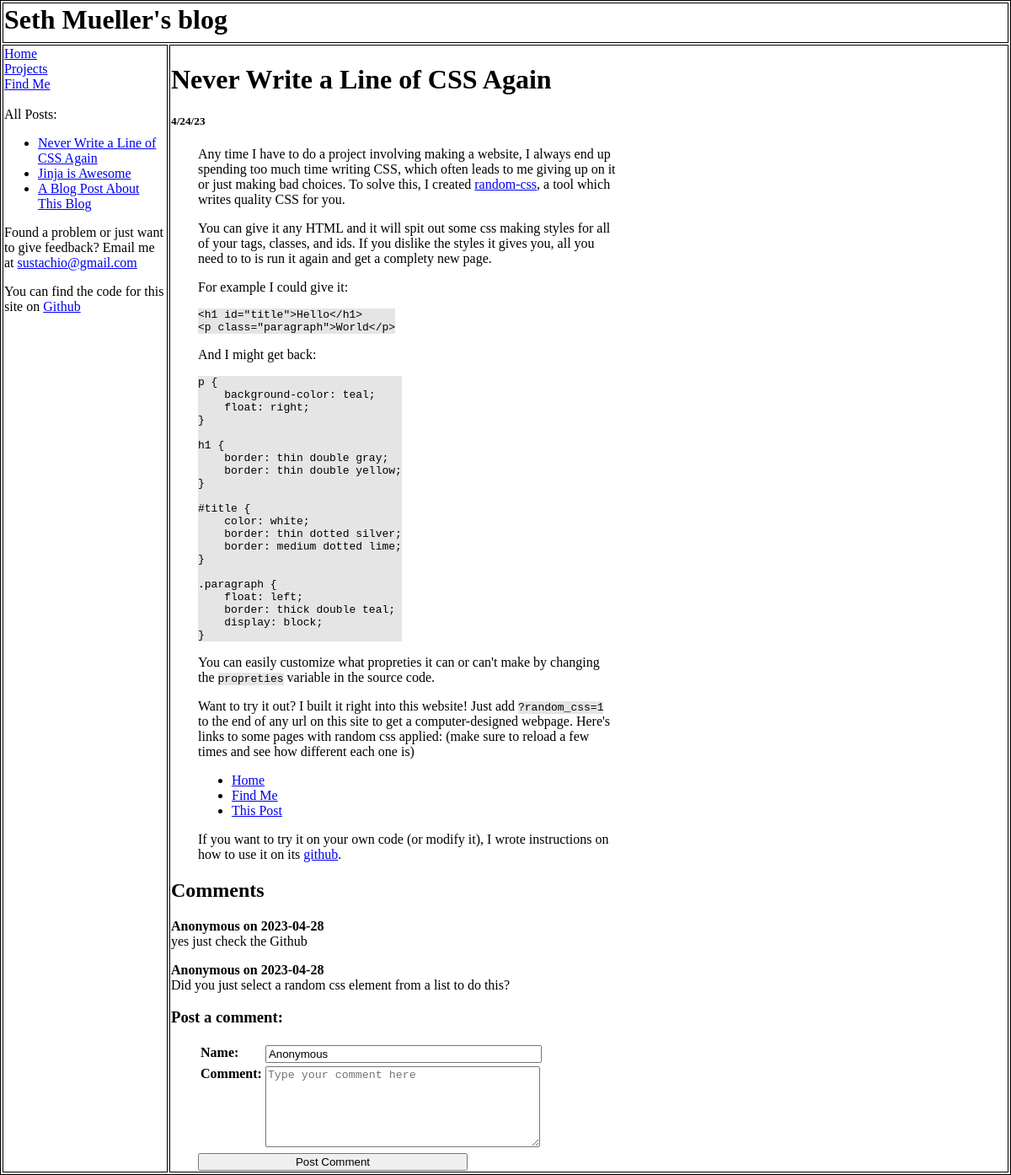
/post/never-write-a-line-of-css-again, run on the app's committed database.
### tables this page shows
CREATE TABLE posts (
            post_id text PRIMARY KEY NOT NULL,
            title text,
            type text,
            posted_on date,
            content text
        );

CREATE TABLE comments (
            comment_id integer PRIMARY KEY AUTOINCREMENT NOT NULL,
            post_id text,
            user_name text,
            posted_on date,
            content text
        );

### main.py (the view)
@app.route("/post/<post_id>")
def post(post_id):
    post = db.get_post(post_id)
    if post == "error":
        return redirect(url_for("page_not_found"))
    return page_wrapper(
        render_template(
            "post.html",
            post=post,
            posts=db.get_posts(),
            all_posts=db.get_posts(),
            comments=db.get_comments(post_id),
        )
    )

### database.py (called while the page is built)
    def get_post(self, post_id):
        self.db_cursor.execute("SELECT * FROM posts WHERE post_id=?",(post_id,))
        post = self.db_cursor.fetchone()
        if not post:
            return "error"
        return {
            "id": post[0],
            "title": post[1],
            "type": post[2],
            "date": post[3],
            "content": post[4]
        }

    def get_posts(self):
        self.db_cursor.execute("SELECT * FROM posts ORDER BY posted_on")
        posts = [
            {
                "id": post[0],
                "title": post[1],
                "type": post[2],
                "date": post[3],
                "content": post[4]
            }
            for post in self.db_cursor.fetchall()
        ]
        return posts

    def get_comments(self, post_id):
        self.db_cursor.execute("SELECT * FROM comments WHERE post_id=? ORDER BY posted_on", (post_id,))
        return [{
            "parent_post_id": comment[0],
            "comment_id": comment[1],
            "user_name": comment[2],
            "posted_on": comment[3],
            "content": comment[4]
        } for comment in self.db_cursor.fetchall()]

### main.py (called while the page is built)
def page_wrapper(page):
    return render_template(
        "head.html",    # wrapper template
        body= (
            doughnut.generate_html(page)
                if request.args.get("doughnut") != None
                else page
        ),
        extra_css = (   # make random css if random_css
            css_maker.generate_css(page)
                if request.args.get("random_css") != None
                else ""
        ) + (
            "*{white-space: pre-wrap;font-family: monospace;}"
                if request.args.get("doughnut") != None
                else ""
        )
    )

### templates/post.html
{% extends "index.html" %}
{% block content %}
<h1>{{ post.title }}</h1>
<h5>{{ post.date }}</h5>
<div id="post-content">
    {{ post.content|safe }}
</div>
<h2>Comments</h2>
{% if comments|length %}
    {% for comment in comments|reverse %}
        <div class="comment" id="{{ comment.comment_id }}">
            <b>{{ comment.user_name }} on {{ comment.posted_on }}</b><br>
            {{ comment.content }}
        </div>
    {% endfor %}
{% else %}
    <p>No comments here yet. You should write one!</p>
{% endif %}
<h3>Post a comment:</h3>
<form id="post-comment" method="post" action="{{ url_for('post_comment', post_id=post.id) }}">
    <table>
        <tr>
            <th><label for="name">Name:</label></th>
            <td><input type="text" name="name"
                placeholder="Enter your name"
                value="Anonymous" required></td>
        </tr>
        <tr>
            <th><label for="comment">Comment:</label></th>
            <td><textarea type="text" name="comment"
                placeholder="Type your comment here"
                rows="6" required></textarea></td>
        </tr>
    </table>
    <input type="submit" value="Post Comment">
</form>
{% endblock %}

### templates/index.html
<table id="body" border="solid">
    <tr id="top">
        <th id="logo" colspan="2">Seth Mueller's blog</th>
    </tr>
    <tr>
        <td id="page-list">
            <a href="{{ url_for('home') }}">Home</a><br>
            <a href="{{ url_for('projects') }}">Projects</a><br>
            <a href="{{ url_for('find_me') }}">Find Me</a><br>
            <br>
            All Posts:
            <ul>
                {% if all_posts %}
                    {% set side_posts = all_posts %}
                {% else %}
                    {% set side_posts = posts %}
                {% endif %}
                {% for post in side_posts|reverse %}
                    <li><a href="{{ url_for('post', post_id=post.id) }}">{{ post.title }}</a></li>
                {% endfor %}
            </ul>
            <footer>Found a problem or just want to give feedback? Email me at <a href="mailto: sustachio@gmail.com?subject=Blog Feedback">sustachio@gmail.com</a></footer>
            <footer>You can find the code for this site on                 <a href="https://github.com/sustachio/blog" target="_blank">Github</a></footer>
        </td>
        <td>
            {% block content %}{% endblock %}
        </td>
    </tr>
</table>

### static/main.css (style rules this page uses)
html, body { height: 100%; padding: 0; margin: 0; }
table, th, td { border: 1px solid; text-align: left; vertical-align: top; }
footer { margin-top: 1rem; }
code { display: inline-block; background: rgba(0,0,0,.1); }
.comment { margin: 1rem 0; }
#post-comment { margin-left: 2rem; }
#post-comment th, #post-comment td, #post-comment table { border: none; }
#post-comment input, #post-comment textarea { width: 20rem; }
#post-content { margin-left: 2rem; width: 50%; }
#body { width: 100%; height: 100%; }
#top { height: 3rem; }
#logo { font-size: 2rem; }
#page-list { width: 12rem; }

### data on the page
posts: title "Never Write a Line of CSS Again", date "4/24/23", content "Any time I have to do a project involving making a website, I always end up spending too much time writing CSS, which often leads to me giving up on it or just making bad choices. To solve this, I created random-css , a tool which writes quality CSS for you. You can give it any HTML and it will spit out some css making styles for all of your tags, classes, and ids. If you dislike the styles it gives you, all you need to to is run it again and get a complety new page. For example I could give it: <h1 id=\"title\">Hello</h1> <p class=\"paragraph\">World</p> And I might get back: p { background-color: teal; float: right; } h1 { border: thin double gray; border: thin double yellow; } #title {…"
posts: title "Jinja is Awesome"
posts: title "A Blog Post About This Blog"
comments: user_name "Anonymous", posted_on "2023-04-28", content "yes just check the Github"
comments: user_name "Anonymous", posted_on "2023-04-28", content "Did you just select a random css element from a list to do this?"
